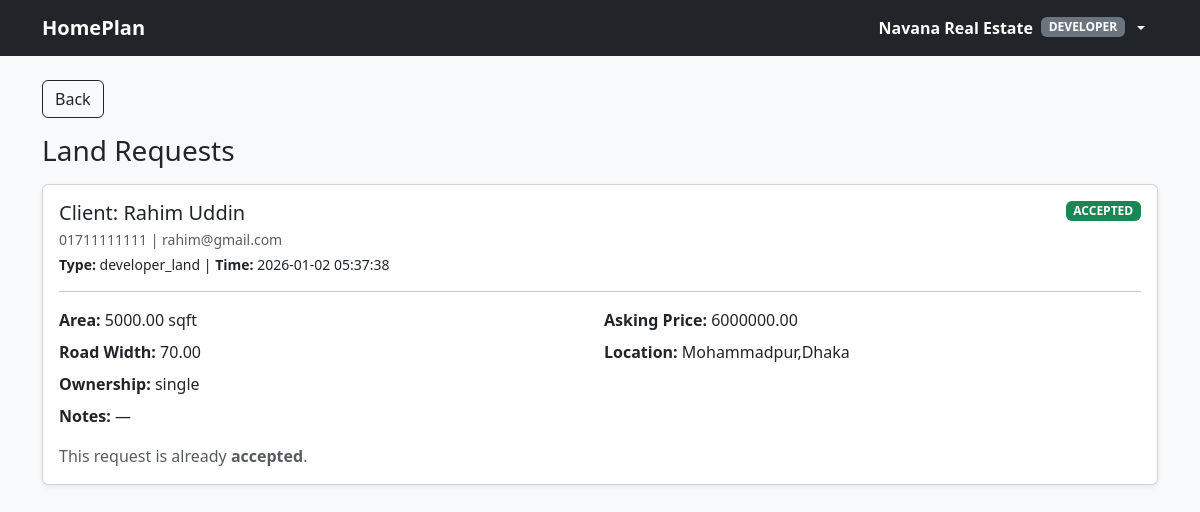
The page /developer/requests.php (signed in) on the database its author committed.
### tables this page shows
CREATE TABLE `requests` (
  `request_id` int(11) NOT NULL,
  `client_id` int(11) NOT NULL,
  `provider_id` int(11) NOT NULL,
  `property_id` int(11) DEFAULT NULL,
  `request_type` varchar(30) NOT NULL,
  `status` enum('pending','accepted','rejected') NOT NULL DEFAULT 'pending',
  `creation_date` timestamp NOT NULL DEFAULT current_timestamp(),
  `area_unit` varchar(20) DEFAULT NULL,
  `area_value` decimal(12,2) DEFAULT NULL,
  `location_text` varchar(255) DEFAULT NULL,
  `asking_price` decimal(14,2) DEFAULT NULL,
  `road_width` decimal(10,2) DEFAULT NULL,
  `ownership_type` varchar(100) DEFAULT NULL,
  `notes` text DEFAULT NULL,
  `created_at` timestamp NOT NULL DEFAULT current_timestamp()
);

CREATE TABLE `users` (
  `user_id` int(11) NOT NULL,
  `role` enum('client','property_owner','developer','architect','material_provider','worker_provider','interior_designer','admin') NOT NULL,
  `provider_type` enum('developer','builder','contractor','architect') DEFAULT NULL,
  `full_name` varchar(120) NOT NULL,
  `email` varchar(190) NOT NULL,
  `phone` varchar(30) DEFAULT NULL,
  `password` varchar(255) NOT NULL,
  `profile_pic` varchar(255) DEFAULT NULL,
  `house` varchar(60) DEFAULT NULL,
  `street` varchar(80) DEFAULT NULL,
  `city` varchar(80) DEFAULT NULL,
  `area_code` varchar(20) DEFAULT NULL,
  `created_at` timestamp NOT NULL DEFAULT current_timestamp()
);

### developer/requests.php (the view, shortened to what this page needs)
<?php
require_once __DIR__ . '/../partials/navbar.php';
$dev_id = (int)$_SESSION['user_id'];
function h($v) { return htmlspecialchars((string)$v, ENT_QUOTES, 'UTF-8'); }
function showVal($v) {
  $s = trim((string)$v);
  return ($s === '') ? '—' : h($s);
}
$sql = "SELECT r.*, u.full_name AS client_name, u.phone AS client_phone, u.email AS client_email
        FROM requests r
        JOIN users u ON u.user_id = r.client_id
        WHERE r.provider_id=?
          AND r.request_type='developer_land'
        ORDER BY r.creation_date DESC";
$stmt = mysqli_prepare($conn, $sql);
mysqli_stmt_bind_param($stmt, "i", $dev_id);
mysqli_stmt_execute($stmt);
$res = mysqli_stmt_get_result($stmt);
?>
<!doctype html>
<html>
<head>
  <link href="https://cdn.jsdelivr.net/npm/bootstrap@5.3.3/dist/css/bootstrap.min.css" rel="stylesheet">
</head>
<body class="bg-light">
<div class="container py-4">
  <a href="/homeplan/developer/dashboard.php" class="btn btn-outline-dark mb-3">Back</a>
  <h3 class="mb-3">Land Requests</h3>
  <?php if (!$res || mysqli_num_rows($res) === 0): ?>
    <div class="alert alert-info">No land requests yet.</div>
  <?php else: ?>
    <?php while ($r = mysqli_fetch_assoc($res)): ?>
      <?php
        $status = strtolower((string)($r['status'] ?? 'pending'));
        $badgeClass = 'bg-secondary';
        if ($status === 'accepted') $badgeClass = 'bg-success';
      ?>
      <div class="card shadow-sm mb-3">
        <div class="card-body">
          <div class="d-flex justify-content-between align-items-start">
            <div>
              <h5 class="mb-1">Client: <?= h($r['client_name'] ?? '') ?></h5>
              <div class="small text-muted">
                <?= h($r['client_phone'] ?? '') ?> | <?= h($r['client_email'] ?? '') ?>
              </div>
              <div class="small mt-1">
                <b>Type:</b> <?= h($r['request_type'] ?? '') ?> |
                <b>Time:</b> <?= h($r['creation_date'] ?? '') ?>
              </div>
            </div>
            <span class="badge <?= $badgeClass ?> text-uppercase"><?= h($status) ?></span>
          </div>
          <hr>
          <div class="row g-2">
            <div class="col-md-6"><b>Area:</b> <?= showVal($r['area_value'] ?? null) ?> <?= showVal($r['area_unit'] ?? null) ?></div>
            <div class="col-md-6"><b>Asking Price:</b> <?= showVal($r['asking_price'] ?? null) ?></div>
            <div class="col-md-6"><b>Road Width:</b> <?= showVal($r['road_width'] ?? null) ?></div>
            <div class="col-md-6"><b>Location:</b> <?= showVal($r['location_text'] ?? null) ?></div>
            <div class="col-md-6"><b>Ownership:</b> <?= showVal($r['ownership_type'] ?? null) ?></div>
            <div class="col-md-12"><b>Notes:</b> <?= nl2br(showVal($r['notes'] ?? null)) ?></div>
          </div>
          <div class="d-flex gap-2 mt-3">
            <?php if ($status === 'pending'): ?>
              <a class="btn btn-success" href="/homeplan/developer/requests.php?action=accept&id=<?= (int)$r['request_id'] ?>"
                 onclick="return confirm('Accept this request?')">Accept</a>
              <a class="btn btn-danger" href="/homeplan/developer/requests.php?action=reject&id=<?= (int)$r['request_id'] ?>"
                 onclick="return confirm('Reject this request?')">Reject</a>
            <?php else: ?>
              <div class="text-muted">
                This request is already <b><?= h($status) ?></b>.
              </div>
            <?php endif; ?>
          </div>
        </div>
      </div>
    <?php endwhile; ?>
  <?php endif; ?>
</div>
</body>
</html>

### rows shown on the page
requests: users.full_name "Rahim Uddin", users.phone "01711111111", users.email "rahim@gmail.com", request_type "developer_land", creation_date "2026-01-02 05:37:38", status "ACCEPTED", area_value "5000.00", area_unit "sqft", asking_price "6000000.00", road_width "70.00", location_text "Mohammadpur,Dhaka", ownership_type "single", notes "—", status "accepted"

### other values the page prints
$userName "Navana Real Estate"
$role "DEVELOPER"
